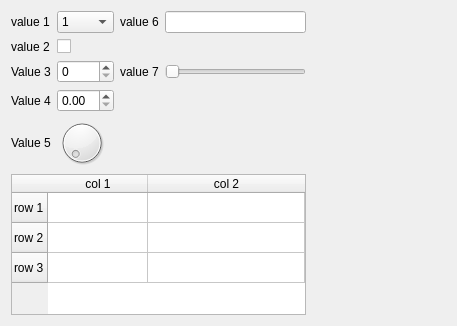
<?xml version="1.0" encoding="UTF-8"?>
<ui version="4.0">
 <class>Dialog</class>
 <widget class="QDialog" name="Dialog">
  <property name="geometry">
   <rect>
    <x>0</x>
    <y>0</y>
    <width>457</width>
    <height>326</height>
   </rect>
  </property>
  <property name="windowTitle">
   <string>cyclic send example</string>
  </property>
  <layout class="QGridLayout" name="gridLayout" columnstretch="0,0,0,0,0">
   <item row="0" column="2">
    <widget class="QLabel" name="label_3">
     <property name="text">
      <string>value 6</string>
     </property>
    </widget>
   </item>
   <item row="0" column="3">
    <widget class="QLineEdit" name="Value6LineEdit">
     <property name="inputMask">
      <string>NNNNNNNN</string>
     </property>
     <property name="text">
      <string/>
     </property>
     <property name="cursorPosition">
      <number>0</number>
     </property>
    </widget>
   </item>
   <item row="5" column="1">
    <widget class="QDial" name="Value5Dial">
     <property name="maximumSize">
      <size>
       <width>50</width>
       <height>50</height>
      </size>
     </property>
    </widget>
   </item>
   <item row="3" column="3">
    <widget class="QSlider" name="Value7HorizontalSlider">
     <property name="orientation">
      <enum>Qt::Horizontal</enum>
     </property>
    </widget>
   </item>
   <item row="4" column="1">
    <widget class="QDoubleSpinBox" name="Value4DoubleSpinBox">
     <property name="singleStep">
      <double>0.250000000000000</double>
     </property>
    </widget>
   </item>
   <item row="4" column="0">
    <widget class="QLabel" name="label_5">
     <property name="text">
      <string>Value 4</string>
     </property>
    </widget>
   </item>
   <item row="5" column="0">
    <widget class="QLabel" name="label_6">
     <property name="text">
      <string>Value 5</string>
     </property>
    </widget>
   </item>
   <item row="3" column="2">
    <widget class="QLabel" name="label_7">
     <property name="text">
      <string>value 7</string>
     </property>
    </widget>
   </item>
   <item row="7" column="1">
    <spacer name="verticalSpacer">
     <property name="orientation">
      <enum>Qt::Vertical</enum>
     </property>
     <property name="sizeHint" stdset="0">
      <size>
       <width>20</width>
       <height>40</height>
      </size>
     </property>
    </spacer>
   </item>
   <item row="0" column="4">
    <spacer name="horizontalSpacer">
     <property name="orientation">
      <enum>Qt::Horizontal</enum>
     </property>
     <property name="sizeHint" stdset="0">
      <size>
       <width>40</width>
       <height>20</height>
      </size>
     </property>
    </spacer>
   </item>
   <item row="3" column="0">
    <widget class="QLabel" name="label_4">
     <property name="text">
      <string>Value 3</string>
     </property>
    </widget>
   </item>
   <item row="1" column="0">
    <widget class="QLabel" name="label_2">
     <property name="text">
      <string>value 2</string>
     </property>
    </widget>
   </item>
   <item row="1" column="1">
    <widget class="QCheckBox" name="Value2CheckBox">
     <property name="text">
      <string/>
     </property>
    </widget>
   </item>
   <item row="0" column="1">
    <widget class="QComboBox" name="Val1ComboBox">
     <item>
      <property name="text">
       <string>1</string>
      </property>
     </item>
     <item>
      <property name="text">
       <string>2</string>
      </property>
     </item>
     <item>
      <property name="text">
       <string>3</string>
      </property>
     </item>
     <item>
      <property name="text">
       <string>4</string>
      </property>
     </item>
    </widget>
   </item>
   <item row="3" column="1">
    <widget class="QSpinBox" name="Value3SpinBox"/>
   </item>
   <item row="0" column="0">
    <widget class="QLabel" name="label">
     <property name="text">
      <string>value 1</string>
     </property>
    </widget>
   </item>
   <item row="6" column="0" colspan="4">
    <widget class="QTableWidget" name="tableWidget">
     <property name="showGrid">
      <bool>true</bool>
     </property>
     <attribute name="horizontalHeaderStretchLastSection">
      <bool>true</bool>
     </attribute>
     <row>
      <property name="text">
       <string>row 1</string>
      </property>
     </row>
     <row>
      <property name="text">
       <string>row 2</string>
      </property>
     </row>
     <row>
      <property name="text">
       <string>row 3</string>
      </property>
     </row>
     <column>
      <property name="text">
       <string>col 1</string>
      </property>
     </column>
     <column>
      <property name="text">
       <string>col 2</string>
      </property>
     </column>
    </widget>
   </item>
  </layout>
 </widget>
 <resources/>
 <connections/>
</ui>
